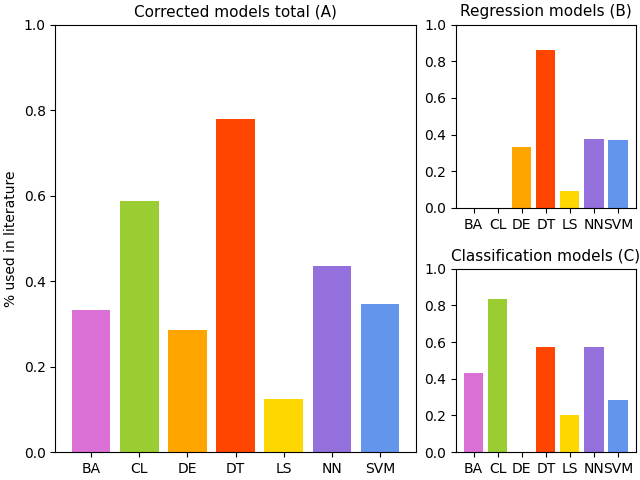

Source code (Julia):
using PyCall, CSV, DataFrames, Plots, PyPlot, OrderedCollections
@pyimport matplotlib.pyplot as pyplt

function value_finder(Other_method1, Best_method1)
    total_methods = Vector{Any}(undef, length(Other_method1))
    for i in eachindex(Other_method1)
        splitted = split(Other_method1[i], ",")
        push!(splitted, Best_method1[i])
        total_methods[i] = copy(splitted)
    end
    for i in eachindex(total_methods)
        total_methods[i] = sort(unique(total_methods[i]))
    end
    total_methods

    flattend_total_method = [i for arr in total_methods for i in arr]
    unique_total_methods = sort(unique(flattend_total_method))

    method_count = OrderedDict(zip(unique_total_methods, zeros(Int64, length(unique_total_methods))))
    for subset_t in total_methods
        for j in unique_total_methods
            if j in subset_t
                method_count[j] += 1
            end
        end
    end
    method_count
    method_count_values = collect(values(method_count))
    method_count_labels = keys(method_count)
    labels = [i for i in method_count_labels]
    # Removing the none
    method_count_values = method_count_values[labels .!= "None"] 
    labels = labels[labels .!= "None"]
    method_count_chance = method_count_values ./ length(Other_method1)
    return labels, method_count_chance, method_count_values
end
function color_finder(models, color_dict)
    color_array = Vector{String}(undef, length(models))
    for i in eachindex(models)
        color_array[i] = color_dict[models[i]]
    end
    return color_array
end
function count_maker(Best_method1)
    Best_method1 = sort(Best_method1)
    unique_best = unique(Best_method1)
    return_dict = OrderedDict(zip(unique_best, zeros(Int64, length(unique_best))))
    for i in Best_method1
        return_dict[i] += 1
    end
    return_count = [i for i in values(return_dict)]
    return_values = [i for i in keys(return_dict)]
    return return_count, return_values
end
function corrector(total_best_labels, total_best_count, best_names, best_count)
    return_array = zeros(max(length(total_best_count), length(best_count)))
    for i in eachindex(total_best_labels)
        for j in eachindex(best_names)
            if total_best_labels[i] == best_names[j]
                return_array[i] = best_count[j] / total_best_count[i]
            end
        end
    end
    return return_array, total_best_labels
end
model = ["DT", "SVM", "CL","DE", "NN", "LS", "BA"];
colors = ["orangered","cornflowerblue","yellowgreen","orange","mediumpurple","gold","orchid"];
color_dict = Dict(zip(model, colors));



data = CSV.read("./Lit_study.csv", DataFrame)[1:75, :];
Best_method1 = data[:, "Best method"];
Other_method1 = data[:, "Other Class"];
mode = data[:, "Mode"];


Best_method1[Best_method1 .== "Other"] .= "DT"

# data first graph
total_best_labels, total_best_chance, total_best_count = value_finder(Other_method1, Best_method1)
best_count, best_names = count_maker(Best_method1)
best_corrected_per, best_corrected_name = corrector(total_best_labels, total_best_count, best_names, best_count)
# data second graph
total_reg_method = Best_method1[mode .== "R"];
total_Other_reg = Other_method1[mode .== "R"];
reg_count, reg_names = count_maker(total_reg_method);

total_reg_labels, total_reg_chance, total_reg_count = value_finder(total_Other_reg, total_reg_method) ;
reg_corrected_per, reg_corrected_name = corrector(total_reg_labels, total_reg_count, reg_names, reg_count)
# Data third graph
total_Class_method = Best_method1[mode .== "C"];
total_Other_class = Other_method1[mode .== "C"] ;
class_count, class_names = count_maker(total_Class_method);

total_Class_labels, total_Class_chance, total_Class_count = value_finder(total_Other_class, total_Class_method) ;
class_corrected_per, class_corrected_name = corrector(total_Class_labels, total_Class_count, class_names, class_count)

fig = pyplt.figure(constrained_layout=true)
axs = fig.subplot_mosaic([["Left", "TopRight"],["Left", "BottomRight"]],
                          gridspec_kw=Dict("width_ratios"=>[2, 1]))
plt.ylim(0, 1)
# Left is the total plot (first graph)
axs["Left"].set_title("Corrected models total (A)", fontsize=11)
axs["Left"].bar(best_corrected_name, best_corrected_per, color=best_color)
axs["Left"].set_ylabel("% used in literature")
# Topright is the reg models (second graph)
axs["TopRight"].set_title("Regression models (B)", fontsize=11)
axs["TopRight"].bar(reg_corrected_name, reg_corrected_per, color=reg_color)
axs["BottomRight"].set_title("Classification models (C)", fontsize=11)
axs["BottomRight"].bar(class_corrected_name, class_corrected_per, color=Class_color)
axs["Left"].set_ylim(0, 1)
axs["TopRight"].set_ylim(0, 1)
axs["BottomRight"].set_ylim(0, 1)
pyplt.savefig("corr_best_model.png")
